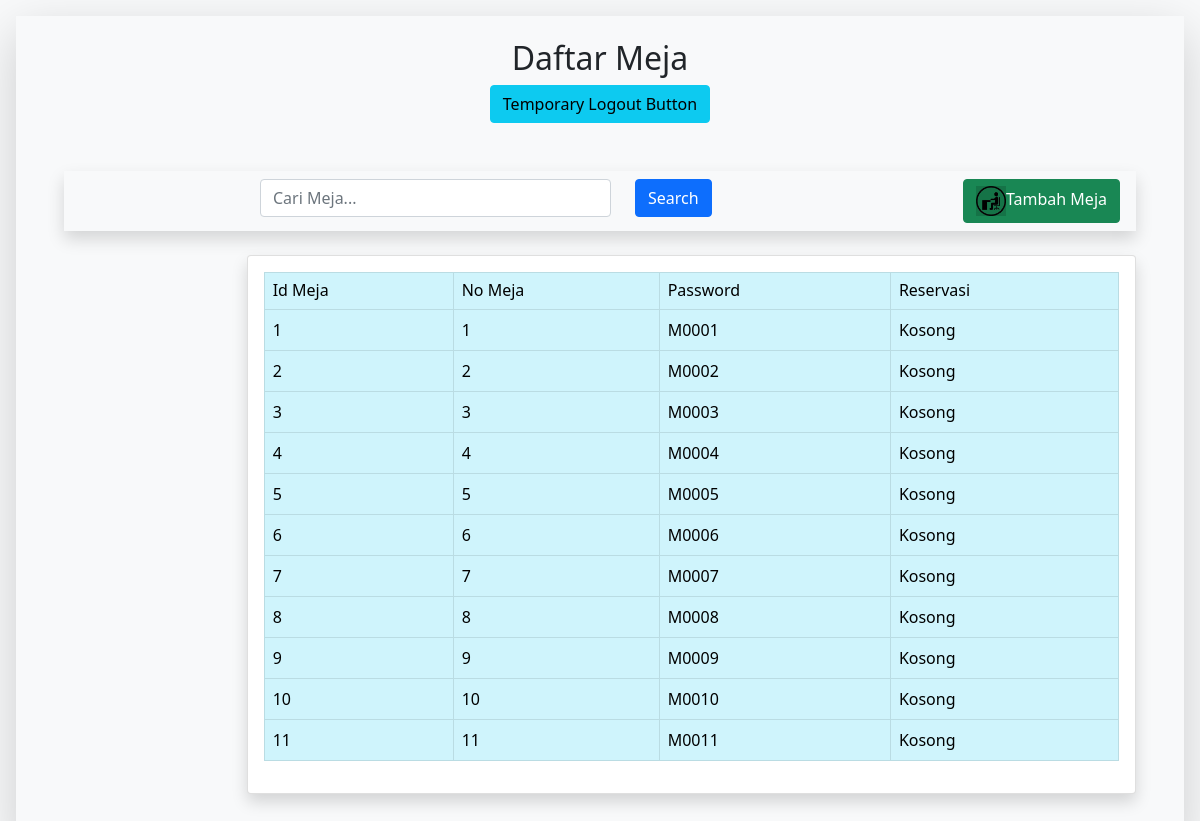
The app's page /daftarmeja.php (signed in) with its own data.
### tables this page shows
CREATE TABLE `meja` (
  `id_meja` int(11) NOT NULL,
  `meja` int(2) NOT NULL,
  `pass_meja` varchar(5) NOT NULL,
  `reservasi` int(1) NOT NULL
);

### functiontambahmeja.php (called while the page is built, shortened)
<?php
     $conn = mysqli_connect("localhost","root","","orari");
     function query($query){
           global $conn;
        $result = mysqli_query($conn,$query);
        $rows = [];
        while($row = mysqli_fetch_assoc($result)){
          $rows[] = $row;
        }
        return $rows;
     }
 ?>

### daftarmeja.php (the view, shortened to what this page needs)
<?php
   include 'functiontambahmeja.php';
   $tampilmeja = query("SELECT*FROM meja");
 ?>
<!DOCTYPE html>
 <html lang="en" dir="ltr">
  <head>
      <link href="https://cdn.jsdelivr.net/npm/bootstrap@5.0.2/dist/css/bootstrap.min.css" rel="stylesheet">
      <link rel="stylesheet" href="css/cafee.css">
  </head>
  <body class="bg-light">
    <div class="jumbotron p-3 h-100" style="height: 750px;">
      <div class="jumbotron bg-light shadow-lg mx-auto p-5">
        <div class="mx-auto text-center mb-5" style="margin-top:-25px;">
          <h2 class="text-dark">Daftar Meja</h2>
          <a href="functionlogout.php"><button class="btn btn-info" type="button" name="btnLogout">Temporary Logout Button</button></a>
        </div>
        <div class="my-4 ps-3 shadow">
          <div class="row">
            <div class="col-sm-2">
            </div>
            <div class="col-sm-10">
              <form>
                <div class="row">
                  <div class="col-sm-5">
                    <input type="text" class="form-control my-2" placeholder="Cari Meja...">
                  </div>
                  <div class="col-sm-3">
                    <button type="submit" class="btn btn-primary my-2">Search</button>
                  </div>
                  <div class="col text-end me-3" style="">
                    <a href="tambahmeja.php"><button type="button" class="btn btn-success my-2"><img src="img/tambahmeja-ikon.png" style="height:30px; width:30px;">Tambah Meja</button></a>
                  </div>
                </div>
              </form>
            </div>
          </div>
        </div>
        <div class="row">
          <div class="col-sm-2">
          </div>
          <div class="col-sm-10">
            <div class="card shadow">
              <div class="card-body">
              <table class="table table-bordered table-info">
                <thead class="h6">
                    <tr>
                      <td>Id Meja</td>
                      <td>No Meja</td>
                      <td>Password</td>
                      <td>Reservasi</td>
                     </tr>
                </thead>
                <tbody>
                    <?php foreach($tampilmeja as $tampil) { ?>
                  <tr>
                      <td><?php echo $tampil["id_meja"]; ?></td>
                      <td><?php echo $tampil["meja"]; ?></td>
                      <td><?php echo $tampil["pass_meja"]; ?></td>
                      <?php if($tampil["reservasi"] == 0){ ?>
                      <td>Kosong</td>
                      <?php }else if ($tampil["reservasi"] == 1){ ?>
                      <td>Penuh</td>
                      <?php }else{ ?>
                      <td>Telah Dibooking</td>
                      <?php } ?>
                      </tr>
                     <?php }; ?>
                    </tbody>
                 </table>
              </div>
            </div>
          </div>
        </div>
      </div>
    </div>
  </body>
</html>

### records on screen
meja: id_meja "1", meja "1", pass_meja "M0001", reservasi "Kosong"
meja: id_meja "2", meja "2", pass_meja "M0002", reservasi "Kosong"
meja: id_meja "3", meja "3", pass_meja "M0003", reservasi "Kosong"
meja: id_meja "4", meja "4", pass_meja "M0004", reservasi "Kosong"
meja: id_meja "5", meja "5", pass_meja "M0005", reservasi "Kosong"
meja: id_meja "6", meja "6", pass_meja "M0006", reservasi "Kosong"
meja: id_meja "7", meja "7", pass_meja "M0007", reservasi "Kosong"
meja: id_meja "8", meja "8", pass_meja "M0008", reservasi "Kosong"
meja: id_meja "9", meja "9", pass_meja "M0009", reservasi "Kosong"
meja: id_meja "10", meja "10", pass_meja "M0010", reservasi "Kosong"
meja: id_meja "11", meja "11", pass_meja "M0011", reservasi "Kosong"
